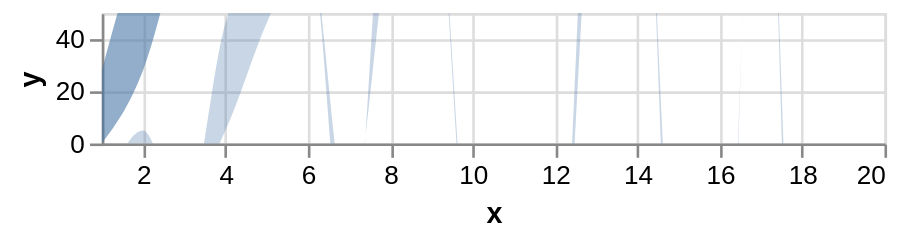

Specify this chart in Vega-Lite:
### Vega specification from a JSON file in a GitHub repository (floating-point values rounded to 4 significant figures)
{"$schema": "https://vega.github.io/schema/vega/v5.json", "description": "Horizon Graph with 2 layers. (See https://idl.cs.washington.edu/papers/horizon/ for more details on Horizon Graphs.)", "background": "white", "padding": 5, "width": 300, "height": 50, "style": "cell", "data": [{"name": "source_0", "values": [{"x": 1, "y": 28}, {"x": 2, "y": 55}, {"x": 3, "y": 43}, {"x": 4, "y": 91}, {"x": 5, "y": 81}, {"x": 6, "y": 53}, {"x": 7, "y": 19}, {"x": 8, "y": 87}, {"x": 9, "y": 52}, {"x": 10, "y": 48}, {"x": 11, "y": 24}, {"x": 12, "y": 49}, {"x": 13, "y": 87}, {"x": 14, "y": 66}, {"x": 15, "y": 17}, {"x": 16, "y": 27}, {"x": 17, "y": 68}, {"x": 18, "y": 16}, {"x": 19, "y": 49}, {"x": 20, "y": 15}]}, {"name": "data_0", "source": "source_0", "transform": [{"type": "formula", "expr": "toNumber(datum[\"x\"])", "as": "x"}]}, {"name": "data_1", "source": "data_0", "transform": [{"type": "stack", "groupby": [], "field": "y", "sort": {"field": [], "order": []}, "as": ["y_start", "y_end"], "offset": "zero"}]}, {"name": "data_2", "source": "data_0", "transform": [{"type": "formula", "expr": "datum.y - 50", "as": "ny"}, {"type": "stack", "groupby": [], "field": "ny", "sort": {"field": [], "order": []}, "as": ["ny_start", "ny_end"], "offset": "zero"}]}], "marks": [{"name": "layer_0_marks", "type": "area", "clip": true, "style": ["area"], "sort": {"field": "x"}, "from": {"data": "data_1"}, "encode": {"update": {"opacity": {"value": 0.6}, "orient": {"value": "vertical"}, "fill": {"value": "#4c78a8"}, "description": {"signal": "\"x: \" + (format(datum[\"x\"], \"\")) + \"; y: \" + (format(datum[\"y\"], \"\"))"}, "x": {"scale": "x", "field": "x"}, "y": {"scale": "y", "field": "y_end"}, "y2": {"scale": "y", "field": "y_start"}, "defined": {"signal": "isValid(datum[\"x\"]) && isFinite(+datum[\"x\"]) && isValid(datum[\"y\"]) && isFinite(+datum[\"y\"])"}}}}, {"name": "layer_1_marks", "type": "area", "clip": true, "style": ["area"], "sort": {"field": "x"}, "from": {"data": "data_2"}, "encode": {"update": {"orient": {"value": "vertical"}, "fill": {"value": "#4c78a8"}, "opacity": {"value": 0.3}, "description": {"signal": "\"x: \" + (format(datum[\"x\"], \"\")) + \"; ny: \" + (format(datum[\"ny\"], \"\"))"}, "x": {"scale": "x", "field": "x"}, "y": {"scale": "y", "field": "ny_end"}, "y2": {"scale": "y", "field": "ny_start"}, "defined": {"signal": "isValid(datum[\"x\"]) && isFinite(+datum[\"x\"]) && isValid(datum[\"ny\"]) && isFinite(+datum[\"ny\"])"}}}}], "scales": [{"name": "x", "type": "linear", "domain": {"fields": [{"data": "data_1", "field": "x"}, {"data": "data_2", "field": "x"}]}, "range": [0, {"signal": "width"}], "nice": false, "zero": false}, {"name": "y", "type": "linear", "domain": [0, 50], "range": [{"signal": "height"}, 0], "zero": true}], "axes": [{"scale": "x", "orient": "bottom", "gridScale": "y", "grid": true, "tickCount": {"signal": "ceil(width/40)"}, "domain": false, "labels": false, "aria": false, "maxExtent": 0, "minExtent": 0, "ticks": false, "zindex": 0}, {"scale": "y", "orient": "left", "gridScale": "x", "grid": true, "tickCount": {"signal": "ceil(height/40)"}, "domain": false, "labels": false, "aria": false, "maxExtent": 0, "minExtent": 0, "ticks": false, "zindex": 0}, {"scale": "x", "orient": "bottom", "grid": false, "title": "x", "labelFlush": true, "labelOverlap": true, "tickCount": {"signal": "ceil(width/40)"}, "zindex": 0}, {"scale": "y", "orient": "left", "grid": false, "title": "y", "labelOverlap": true, "tickCount": {"signal": "ceil(height/40)"}, "zindex": 0}], "config": {"style": {"area": {"interpolate": "monotone"}}}}
